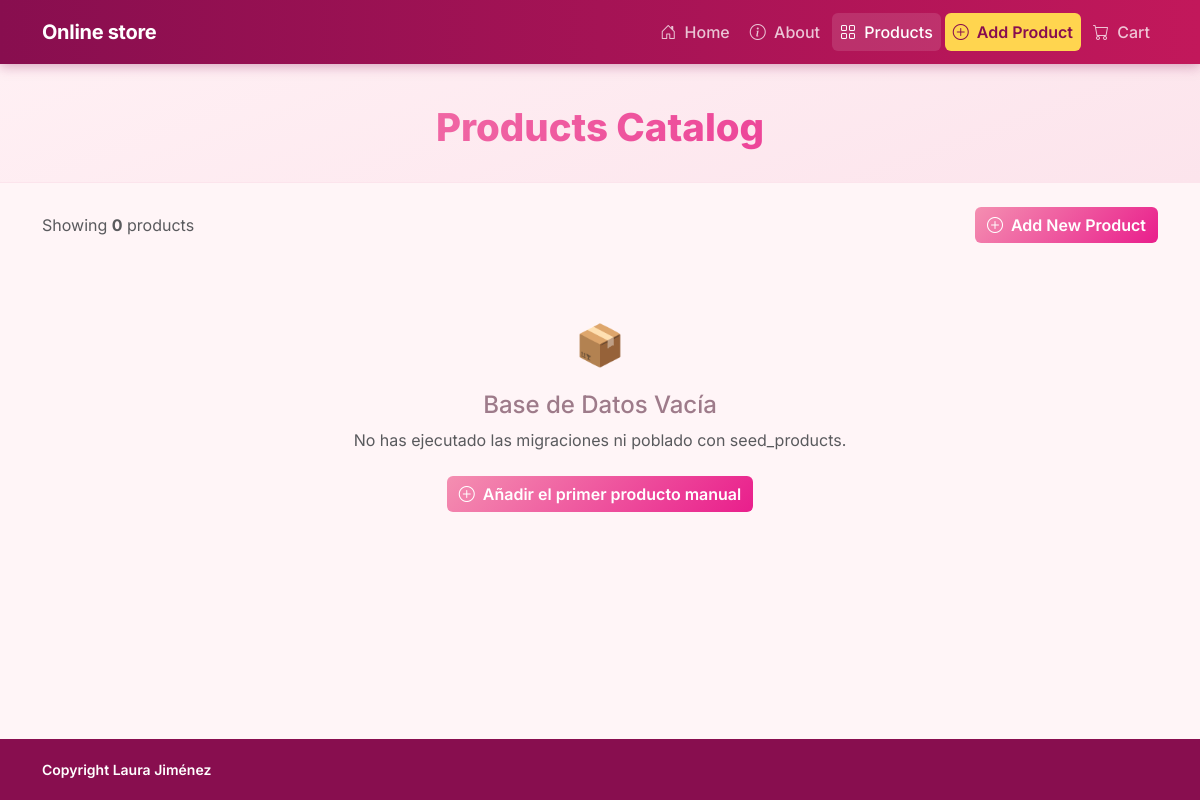
The app's page /products/, older data.
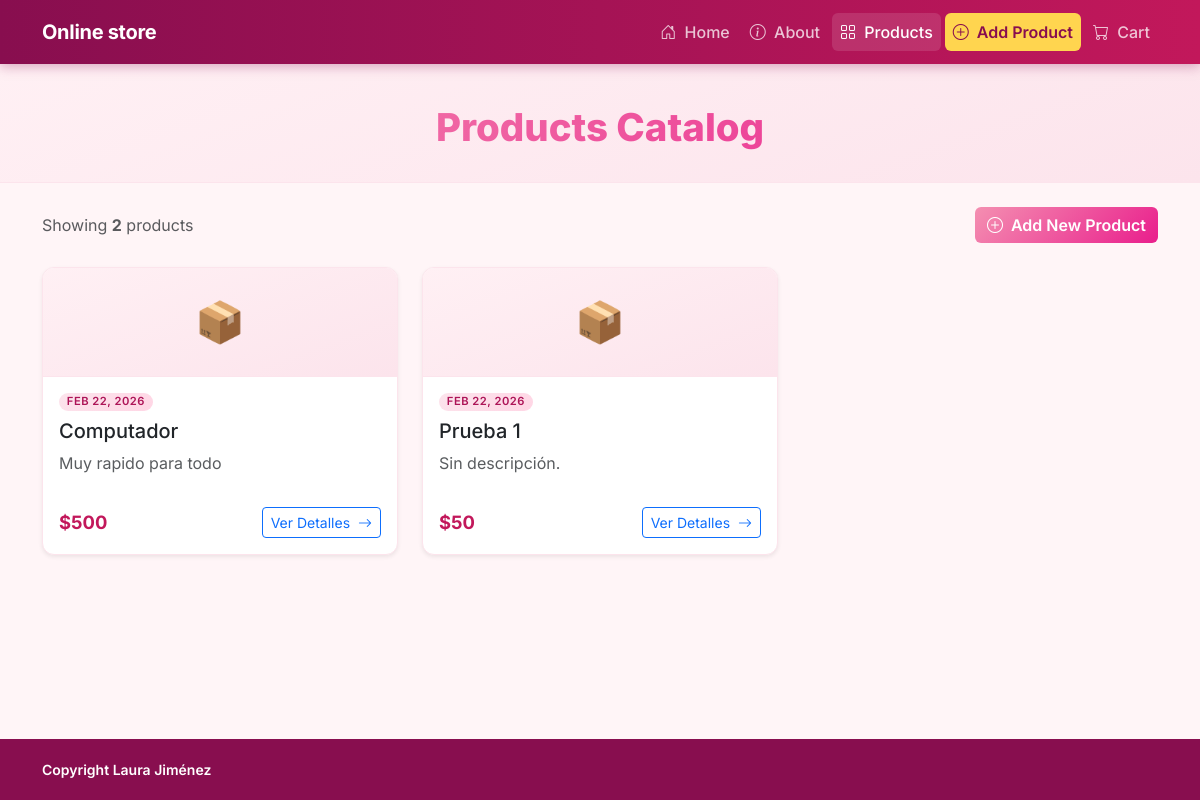
The same page, newer data.
### products/models.py (models this page shows, shortened)
class Product(models.Model):
    name = models.CharField(
        max_length=200,
        verbose_name='Nombre del producto',
    )
    price = models.IntegerField(
        verbose_name='Precio (USD)',
    )
    description = models.TextField(
        verbose_name='Descripción',
        blank=True,
        null=True,
    )
    created_at = models.DateTimeField(
        auto_now_add=True,
        verbose_name='Creado el',
    )
    updated_at = models.DateTimeField(
        auto_now=True,
        verbose_name='Actualizado el',
    )
    class Meta:
        ordering = ['-created_at']
        verbose_name = 'Producto'
        verbose_name_plural = 'Productos'

### products/views.py (the view)
# urls.py: path('', ProductIndexView.as_view(), name='index'),
class ProductIndexView(TemplateView):
    template_name = 'products/index.html'
    def get_context_data(self, **kwargs):
        context = super().get_context_data(**kwargs)
        context['title'] = 'Nuestros Productos'
        context['header_title'] = 'Products Catalog'
        context['products'] = Product.objects.all()
        return context

### templates/products/index.html (shortened to what this page needs)
{% extends "base.html" %}
{% block header_title %}{{ header_title }}{% endblock %}
{% block content %}
<div class="d-flex justify-content-between align-items-center mb-4 flex-wrap gap-2">
    <p class="text-muted mb-0">
        Showing <strong>{{ products|length }}</strong> product{{ products|length|pluralize }}
    </p>
    <a href="{% url 'products:create' %}" class="btn btn-primary">
        <i class="bi bi-plus-circle me-1"></i> Add New Product
    </a>
</div>
{% if products %}
<div class="row row-cols-1 row-cols-md-2 row-cols-lg-3 g-4">
    {% for product in products %}
    <div class="col">
        <div class="product-card card h-100 shadow-sm">
            <div class="product-card__thumb text-center py-4 fs-1">
                📦
            </div>
            <div class="card-body d-flex flex-column">
                <span class="badge badge-category mb-2 align-self-start">
                    {{ product.created_at|date:"M d, Y" }}
                </span>
                <h5 class="card-title">{{ product.name }}</h5>
                <p class="card-text text-muted flex-grow-1">
                    {{ product.description|default:"Sin descripción."|truncatechars:90 }}
                </p>
                <div class="d-flex justify-content-between align-items-center mt-3">
                    <span class="product-price">${{ product.price }}</span>
                    <a href="{% url 'products:show' product.id %}" class="btn btn-sm btn-outline-primary">
                        Ver Detalles <i class="bi bi-arrow-right ms-1"></i>
                    </a>
                </div>
            </div>
        </div>
    </div>
    {% endfor %}
</div>
{% else %}
<div class="empty-state text-center py-5">
    <div class="fs-1 mb-3">📦</div>
    <h4>Base de Datos Vacía</h4>
    <p class="text-muted">No has ejecutado las migraciones ni poblado con seed_products.</p>
    <a href="{% url 'products:create' %}" class="btn btn-primary mt-2">
        <i class="bi bi-plus-circle me-1"></i> Añadir el primer producto manual
    </a>
</div>
{% endif %}
{% endblock %}

Row changes from the older to the newer data that the page shows:
added Product: created_at "FEB 22, 2026", name "Computador", description "Muy rapido para todo", price "500"
added Product: created_at "FEB 22, 2026", name "Prueba 1", description "Sin descripción.", price "50"
Text that changed along with them:
{{ products|length }}: "0" → "2"
text no longer shown: "📦 Base de Datos Vacía No has ejecutado las migraciones ni poblado con seed_products. Añadir el primer producto manual"
